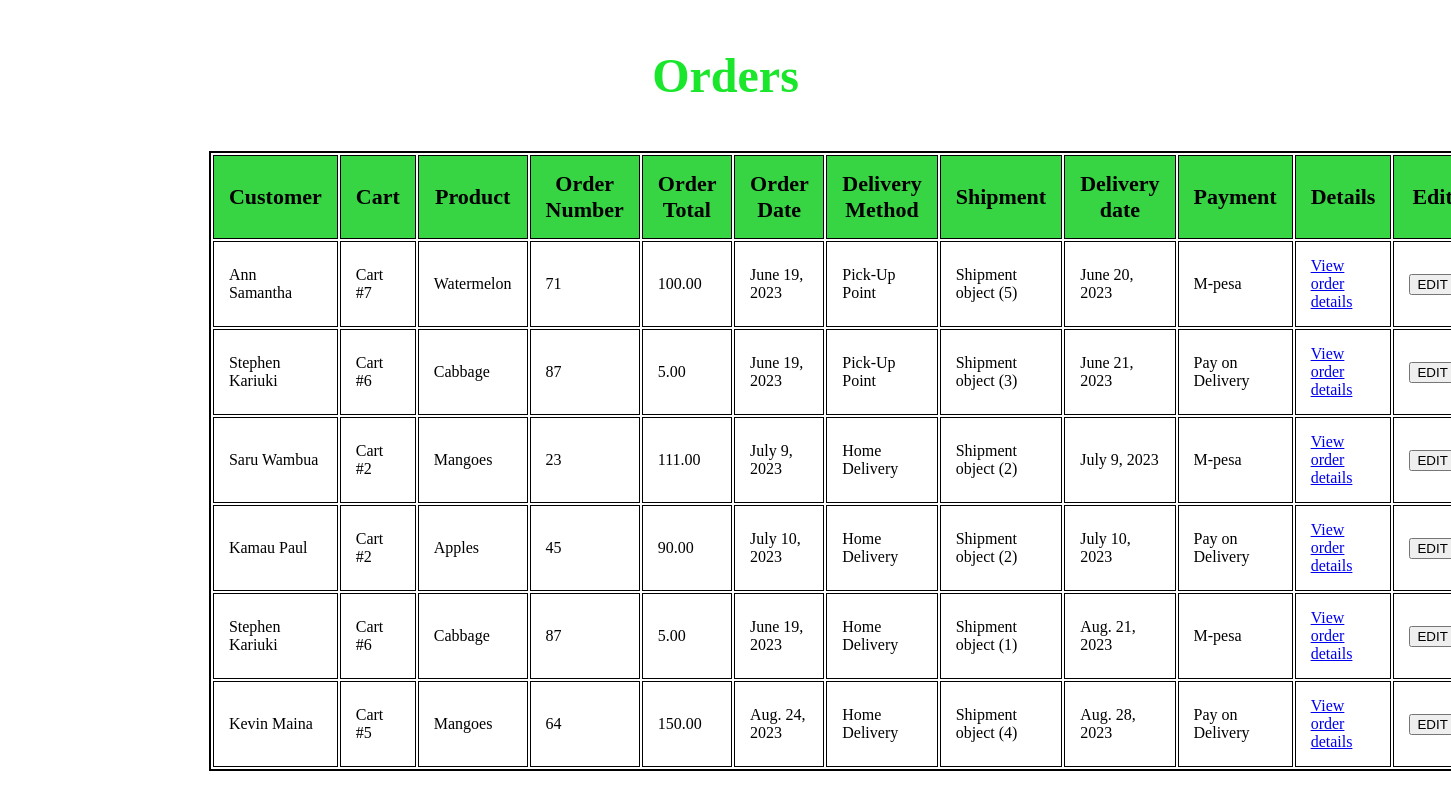
Before: /order/order/list with the older database file.
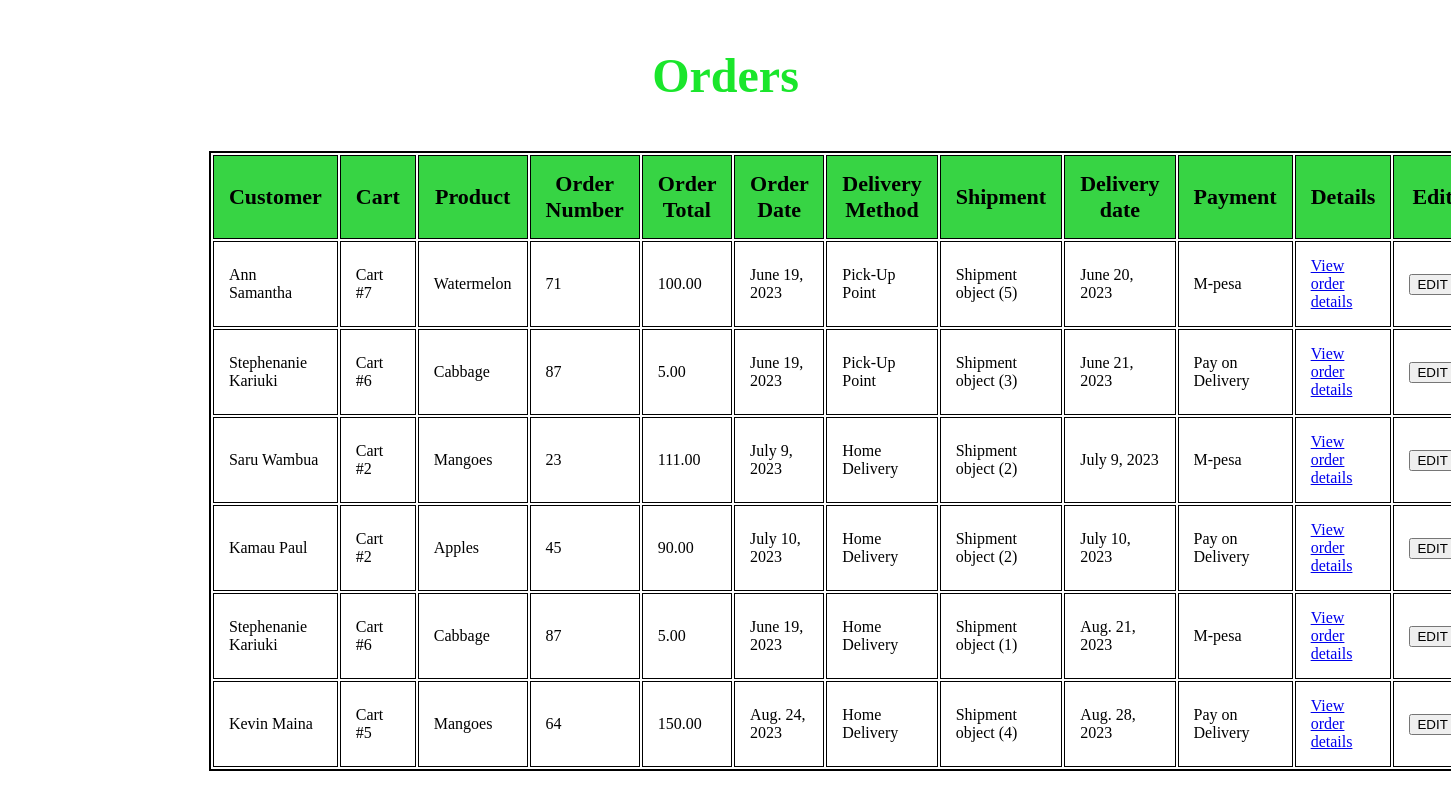
After: the same page with the newer database file.
### order/models.py (models this page shows, shortened)
class Order(models.Model):
    customer = models.ForeignKey(Customer,
                                 on_delete=models.CASCADE, null=True)
    cart = models.ForeignKey(Cart,
                             on_delete=models.CASCADE, null=True)
    product = models.ForeignKey(Product,
                                 on_delete=models.CASCADE, null=True )
    order_number = models.PositiveIntegerField()
    order_total = models.DecimalField(max_digits = 6, decimal_places = 2)
    order_date = models.DateField()
    delivery_choices = (
        ('Pick-Up Point', 'Pick-Up Point'),
        ('Home Delivery', 'Home Delivery'),
    )
    delivery_method = models.CharField(max_length=15, choices=delivery_choices)
    shipment = models.ForeignKey(Shipment,
                                 on_delete=models.CASCADE, null=True)
    delivery_date = models.DateField()
    payment = models.ForeignKey(Payment,
                                   on_delete=models.CASCADE, null=True)

### customer/models.py (models this page shows)
class Customer (models.Model):
    name = models.CharField(max_length=32)
    phone_Number = models.CharField(max_length=15)
    email = models.EmailField()
    location = models.CharField(max_length=32)
    user = models.ForeignKey(User,
                                on_delete=models.CASCADE, null=True)
    def __str__(self):
        return self.name

### cart/models.py (models this page shows, shortened)
class Cart(models.Model):
    inventory = models.ManyToManyField(Product)
    delivery_choices = (
        ('Pick-Up Point', 'Pick-Up Point'),
        ('Home Delivery', 'Home Delivery'),
    )
    delivery_method = models.CharField(max_length=15, choices=delivery_choices)
    number_of_products = models.IntegerField()
    products_total = models.DecimalField(max_digits=6, decimal_places=2)
    shipping_cost = models.DecimalField(max_digits=6, decimal_places=2)
    payment_choice = (
        ('M-Pesa', 'M-Pesa'),
        ('Pay on Delivery', 'Pay on Delivery'),
    )
    payment_method = models.CharField(max_length = 15, choices = payment_choice)
    def __str__(self):
        return f"Cart #{self.pk}"

### inventory/models.py (models this page shows)
class Product(models.Model):
    title = models.CharField(max_length = 32)
    vendor = models.ForeignKey(Vendor,
                               on_delete=models.CASCADE)
    description = models.TextField()
    product_id = models.PositiveBigIntegerField()
    image = models.ImageField(upload_to='images')
    price = models.DecimalField(max_digits = 6, decimal_places = 2)
    stock = models.PositiveIntegerField()
    date_created = models.DateTimeField(auto_now_add = True)
    date_updated = models.DateTimeField(auto_now = True)
    def __str__(self):
        return self.title

### shipment/models.py (models this page shows, shortened)
class Shipment(models.Model):
    location = models.CharField(max_length=120)
    delivery_choices = (
        ('Pick-up Point', 'Pick-up Point'),
        ('Home Delivery', 'Home Delivery'),
    )
    delivery_method = models.CharField(max_length=64, choices=delivery_choices)
    shipment_cost = models.PositiveIntegerField()
    status = models.CharField(max_length=12)
    delivery_date = models.DateField()
    delivery_time = models.TimeField()

### payment/models.py (models this page shows)
class Payment(models.Model):
    payment_choices = (
        ('M-pesa', 'M-Pesa'),
        ('Pay on Delivery', 'Pay on Delivery'),
    )
    payment_method = models.CharField(max_length=64, choices=payment_choices)
    amount = models.DecimalField(max_digits=6, decimal_places=2)
    payment_time = models.TimeField()
    payment_date = models.DateField()
    receipt_number = models.CharField(max_length=32)
    status = models.CharField(max_length=15)
    reference_number = models.CharField(max_length=32)
    products= models.CharField(max_length=64)
    refunds = models.CharField(max_length=500)
    def __str__(self):
        return self.payment_method

### order/views.py (the view)
# urls.py: path("order/list", order_list, name="order_list_view"),
def order_list(request):
    orders = Order.objects.all()
    return render(request, "order/order_list.html", {"orders": orders})

### template/order/order_list.html (shortened to what this page needs)
<!DOCTYPE html>
<html lang="en">
<head>
    {%load static%}
    <link rel="stylesheet" href="{% static 'css/products_list.css' %}">
</head>
<body>
  <h3>Orders</h3>
    <table class="table">
        <th>Customer</th>
        <th>Cart</th>
        <th>Product</th>
        <th class="detail">Order Number</th>
        <th>Order Total</th>
        <th>Order Date</th>
        <th>Delivery Method</th>
        <th>Shipment</th>
        <th>Delivery date</th>
        <th>Payment</th>
        <th>Details</th>
        <th>Edit</th>
        {% for order in orders %}
        <tr>
            <td>{{order.customer}}</td>
            <td>{{order.cart}}</td>
            <td>{{order.product}}</td>
            <td>{{order.order_number}}</td>
            <td>{{order.order_total}}</td>
            <td>{{order.order_date}}</td>
            <td>{{order.delivery_method}}</td>
            <td>{{order.shipment}}</td>
            <td>{{order.delivery_date}}</td>
            <td>{{order.payment}}</td>
            <td class="details"><a href="{% url 'order_details_view' id=order.id %}"> View order details</a></td>
            <td><a href="{%url 'edit_order_view' id=order.id %}"><button> EDIT</button></a></td>
        </tr>
        {% endfor %}
    </table>
</body>
</html>

Changed rows visible on the page:
changed through a linked row, Order "June 21, 2023": customer "Stephen Kariuki" → "Stephenanie Kariuki"
changed through a linked row, Order "Aug. 21, 2023": customer "Stephen Kariuki" → "Stephenanie Kariuki"
